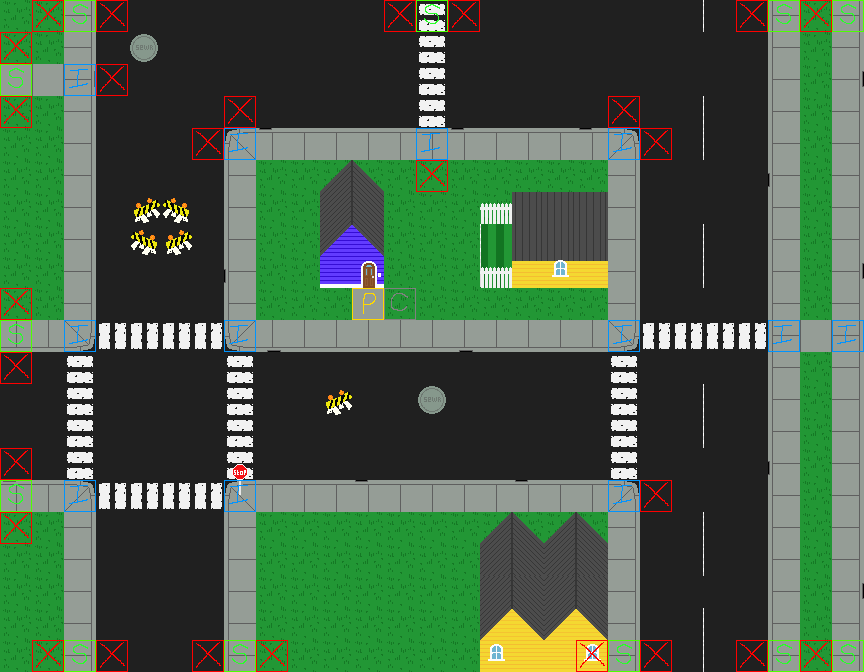

A level layout from a 2D game, rendered from its tile map. Below: a short description, then the map file with its tile-grid data intact:
An orthogonal 27x21 tile map with 32x32 px tiles, 4 tile layers (ground_layer, decorations, high, complete nodes), 2 tilesets and 10 objects.

<map version="1.2" tiledversion="1.2.3" orientation="orthogonal" renderorder="right-down" width="27" height="21" tilewidth="32" tileheight="32" infinite="0" nextlayerid="12" nextobjectid="14">
 <tileset firstgid="1" source="city.tsx" />
 <tileset firstgid="101" source="pathingGraph.tsx" />
 <layer id="8" name="ground_layer" width="27" height="21">
  <data encoding="csv">
1,1,5,6,6,6,6,6,6,6,6,6,6,27,6,6,6,6,6,6,6,6,6,6,7,1,5,
1,1,5,6,16,6,6,6,6,6,6,6,6,27,6,6,6,6,6,6,6,6,6,6,7,1,5,
21,21,4,6,6,6,6,6,6,6,6,6,6,27,6,6,6,6,6,6,6,6,6,6,7,1,4,
1,1,5,6,6,6,6,6,6,6,6,6,6,27,6,6,6,6,6,6,6,6,6,6,7,1,5,
1,1,5,6,6,6,6,9,20,10,10,10,10,10,20,10,10,10,20,19,6,6,6,6,7,1,5,
1,1,5,6,6,6,6,7,1,1,1,1,1,1,1,1,1,1,1,5,6,6,6,6,8,1,5,
1,1,5,6,6,6,6,7,1,1,62,63,1,1,1,1,71,71,71,5,6,6,6,6,7,1,5,
1,1,5,6,6,6,6,7,1,1,74,75,1,1,1,3,71,71,71,5,6,6,6,6,7,1,5,
1,1,5,6,6,6,6,8,1,1,93,94,1,1,1,3,81,81,81,5,6,6,6,6,7,1,4,
1,1,5,6,6,6,6,7,1,1,1,22,1,1,1,1,1,1,1,5,6,6,6,6,7,1,5,
15,15,17,26,26,26,26,18,14,15,15,15,15,15,14,15,15,15,15,17,26,26,26,26,7,21,5,
6,6,27,6,6,6,6,27,6,6,6,6,6,6,6,6,6,6,6,27,6,6,6,6,7,1,5,
6,6,27,6,6,6,6,27,6,6,6,6,6,16,6,6,6,6,6,27,6,6,6,6,7,1,5,
6,6,27,6,6,6,6,27,6,6,6,6,6,6,6,6,6,6,6,27,6,6,6,6,7,1,5,
6,6,27,6,6,6,6,27,6,6,6,6,6,6,6,6,6,6,6,27,6,6,6,6,8,1,5,
20,10,19,26,26,26,26,9,10,10,10,20,10,10,10,10,20,10,10,19,6,6,6,6,7,1,5,
1,1,5,6,6,6,6,7,1,1,1,1,1,1,1,1,1,1,1,5,6,6,6,6,7,1,5,
1,1,5,6,6,6,6,7,1,1,1,1,1,1,1,62,63,62,63,5,6,6,6,6,7,1,5,
1,1,5,6,6,6,6,7,1,1,1,1,1,1,1,62,63,62,63,5,6,6,6,6,7,1,4,
1,1,5,6,6,6,6,7,1,1,1,1,1,1,1,72,73,72,73,5,6,6,6,6,7,1,5,
1,1,5,6,6,6,6,7,1,1,1,1,1,1,1,82,82,82,82,5,6,6,6,6,7,1,5
</data>
 </layer>
 <layer id="9" name="decorations" width="27" height="21">
  <data encoding="csv">
0,0,0,0,0,0,0,0,0,0,0,0,0,0,0,0,0,0,0,0,0,36,0,0,0,0,0,
0,0,0,0,0,0,0,0,0,0,0,0,0,0,0,0,0,0,0,0,0,0,0,0,0,0,0,
0,0,0,0,0,0,0,0,0,0,0,0,0,0,0,0,0,0,0,0,0,0,0,0,0,0,0,
0,0,0,0,0,0,0,0,0,0,0,0,0,0,0,0,0,0,0,0,0,36,0,0,0,0,0,
0,0,0,0,0,0,0,0,0,0,0,0,0,0,0,0,0,0,0,0,0,36,0,0,0,0,0,
0,0,0,0,0,0,0,0,0,0,0,0,0,0,0,0,0,0,0,0,0,0,0,0,0,0,0,
0,0,0,0,42,41,0,0,0,0,0,0,0,0,0,47,0,0,0,0,0,0,0,0,0,0,0,
0,0,0,0,41,42,0,0,0,0,0,0,0,0,0,49,0,0,0,0,0,36,0,0,0,0,0,
0,0,0,0,0,0,0,0,0,0,0,0,0,0,0,46,0,96,0,0,0,36,0,0,0,0,0,
0,0,0,0,0,0,0,0,0,0,0,0,0,0,0,0,0,0,0,0,0,0,0,0,0,0,0,
0,0,0,0,0,0,0,0,0,0,0,0,0,0,0,0,0,0,0,0,0,0,0,0,0,0,0,
0,0,0,0,0,0,0,0,0,0,0,0,0,0,0,0,0,0,0,0,0,0,0,0,0,0,0,
0,0,0,0,0,0,0,0,0,0,42,0,0,0,0,0,0,0,0,0,0,36,0,0,0,0,0,
0,0,0,0,0,0,0,0,0,0,0,0,0,0,0,0,0,0,0,0,0,36,0,0,0,0,0,
0,0,0,0,0,0,0,0,0,0,0,0,0,0,0,0,0,0,0,0,0,0,0,0,0,0,0,
0,0,0,0,0,0,0,97,0,0,0,0,0,0,0,0,0,0,0,0,0,0,0,0,0,0,0,
0,0,0,0,0,0,0,0,0,0,0,0,0,0,0,0,0,0,0,0,0,36,0,0,0,0,0,
0,0,0,0,0,0,0,0,0,0,0,0,0,0,0,0,0,0,0,0,0,36,0,0,0,0,0,
0,0,0,0,0,0,0,0,0,0,0,0,0,0,0,0,0,0,0,0,0,0,0,0,0,0,0,
0,0,0,0,0,0,0,0,0,0,0,0,0,0,0,0,0,0,0,0,0,36,0,0,0,0,0,
0,0,0,0,0,0,0,0,0,0,0,0,0,0,0,96,0,0,96,0,0,36,0,0,0,0,0
</data>
 </layer>
 <objectgroup id="6" name="collisions">
  <object id="1" x="321.5" y="193" width="63" height="94" />
  <object id="2" x="480.5" y="202" width="30.5" height="85.5" />
  <object id="3" x="134.5" y="197" width="54" height="58.5" />
  <object id="6" x="323" y="388" width="30" height="29" />
  <object id="8" x="512.697" y="190.603" width="94.6981" height="97.714" />
  <object id="9" x="480.729" y="542.855" width="126.063" height="129.079" />
  <object id="10" x="-21" y="-19" width="915" height="18" />
  <object id="11" x="864" y="-44" width="19" height="733" />
  <object id="12" x="-23" y="672" width="910" height="24" />
  <object id="13" x="-49" y="-21" width="48" height="703" />
 </objectgroup>
 <layer id="10" name="high" width="27" height="21">
  <properties>
   <property name="order" value="high" />
  </properties>
  <data encoding="csv">
0,0,0,0,0,0,0,0,0,0,0,0,0,0,0,0,0,0,0,0,0,0,0,0,0,0,0,
0,0,0,0,0,0,0,0,0,0,0,0,0,0,0,0,0,0,0,0,0,0,0,0,0,0,0,
0,0,0,0,0,0,0,0,0,0,0,0,0,0,0,0,0,0,0,0,0,0,0,0,0,0,0,
0,0,0,0,0,0,0,0,0,0,0,0,0,0,0,0,0,0,0,0,0,0,0,0,0,0,0,
0,0,0,0,0,0,0,0,0,0,0,0,0,0,0,0,0,0,0,0,0,0,0,0,0,0,0,
0,0,0,0,0,0,0,0,0,0,52,53,0,0,0,0,0,0,0,0,0,0,0,0,0,0,0,
0,0,0,0,0,0,0,0,0,0,62,63,0,0,0,0,0,0,0,0,0,0,0,0,0,0,0,
0,0,0,0,0,0,0,0,0,0,0,0,0,0,0,0,0,0,0,0,0,0,0,0,0,0,0,
0,0,0,0,0,0,0,0,0,0,0,0,0,0,0,0,0,0,0,0,0,0,0,0,0,0,0,
0,0,0,0,0,0,0,0,0,0,0,0,0,0,0,0,0,0,0,0,0,0,0,0,0,0,0,
0,0,0,0,0,0,0,0,0,0,0,0,0,0,0,0,0,0,0,0,0,0,0,0,0,0,0,
0,0,0,0,0,0,0,0,0,0,0,0,0,0,0,0,0,0,0,0,0,0,0,0,0,0,0,
0,0,0,0,0,0,0,0,0,0,0,0,0,0,0,0,0,0,0,0,0,0,0,0,0,0,0,
0,0,0,0,0,0,0,0,0,0,0,0,0,0,0,0,0,0,0,0,0,0,0,0,0,0,0,
0,0,0,0,0,0,0,87,0,0,0,0,0,0,0,0,0,0,0,0,0,0,0,0,0,0,0,
0,0,0,0,0,0,0,0,0,0,0,0,0,0,0,0,0,0,0,0,0,0,0,0,0,0,0,
0,0,0,0,0,0,0,0,0,0,0,0,0,0,0,52,53,52,53,0,0,0,0,0,0,0,0,
0,0,0,0,0,0,0,0,0,0,0,0,0,0,0,62,63,62,63,0,0,0,0,0,0,0,0,
0,0,0,0,0,0,0,0,0,0,0,0,0,0,0,0,0,0,0,0,0,0,0,0,0,0,0,
0,0,0,0,0,0,0,0,0,0,0,0,0,0,0,0,0,0,0,0,0,0,0,0,0,0,0,
0,0,0,0,0,0,0,0,0,0,0,0,0,0,0,0,0,0,0,0,0,0,0,0,0,0,0
</data>
 </layer>
 <layer id="11" name="complete nodes" width="27" height="21">
  <properties>
   <property name="graph" value="true" />
  </properties>
  <data encoding="csv">
0,106,101,106,0,0,0,0,0,0,0,0,106,101,106,0,0,0,0,0,0,0,0,106,101,106,101,
106,0,0,0,0,0,0,0,0,0,0,0,0,0,0,0,0,0,0,0,0,0,0,0,0,0,0,
101,0,102,106,0,0,0,0,0,0,0,0,0,0,0,0,0,0,0,0,0,0,0,0,0,0,0,
106,0,0,0,0,0,0,106,0,0,0,0,0,0,0,0,0,0,0,106,0,0,0,0,0,0,0,
0,0,0,0,0,0,106,102,0,0,0,0,0,102,0,0,0,0,0,102,106,0,0,0,0,0,0,
0,0,0,0,0,0,0,0,0,0,0,0,0,106,0,0,0,0,0,0,0,0,0,0,0,0,0,
0,0,0,0,0,0,0,0,0,0,0,0,0,0,0,0,0,0,0,0,0,0,0,0,0,0,0,
0,0,0,0,0,0,0,0,0,0,0,0,0,0,0,0,0,0,0,0,0,0,0,0,0,0,0,
0,0,0,0,0,0,0,0,0,0,0,0,0,0,0,0,0,0,0,0,0,0,0,0,0,0,0,
106,0,0,0,0,0,0,0,0,0,0,104,105,0,0,0,0,0,0,0,0,0,0,0,0,0,0,
101,0,102,0,0,0,0,102,0,0,0,0,0,0,0,0,0,0,0,102,0,0,0,0,102,0,102,
106,0,0,0,0,0,0,0,0,0,0,0,0,0,0,0,0,0,0,0,0,0,0,0,0,0,0,
0,0,0,0,0,0,0,0,0,0,0,0,0,0,0,0,0,0,0,0,0,0,0,0,0,0,0,
0,0,0,0,0,0,0,0,0,0,0,0,0,0,0,0,0,0,0,0,0,0,0,0,0,0,0,
106,0,0,0,0,0,0,0,0,0,0,0,0,0,0,0,0,0,0,0,0,0,0,0,0,0,0,
101,0,102,0,0,0,0,102,0,0,0,0,0,0,0,0,0,0,0,102,106,0,0,0,0,0,0,
106,0,0,0,0,0,0,0,0,0,0,0,0,0,0,0,0,0,0,0,0,0,0,0,0,0,0,
0,0,0,0,0,0,0,0,0,0,0,0,0,0,0,0,0,0,0,0,0,0,0,0,0,0,0,
0,0,0,0,0,0,0,0,0,0,0,0,0,0,0,0,0,0,0,0,0,0,0,0,0,0,0,
0,0,0,0,0,0,0,0,0,0,0,0,0,0,0,0,0,0,0,0,0,0,0,0,0,0,0,
0,106,101,106,0,0,106,101,106,0,0,0,0,0,0,0,0,0,106,101,106,0,0,106,101,106,101
</data>
 </layer>
</map>